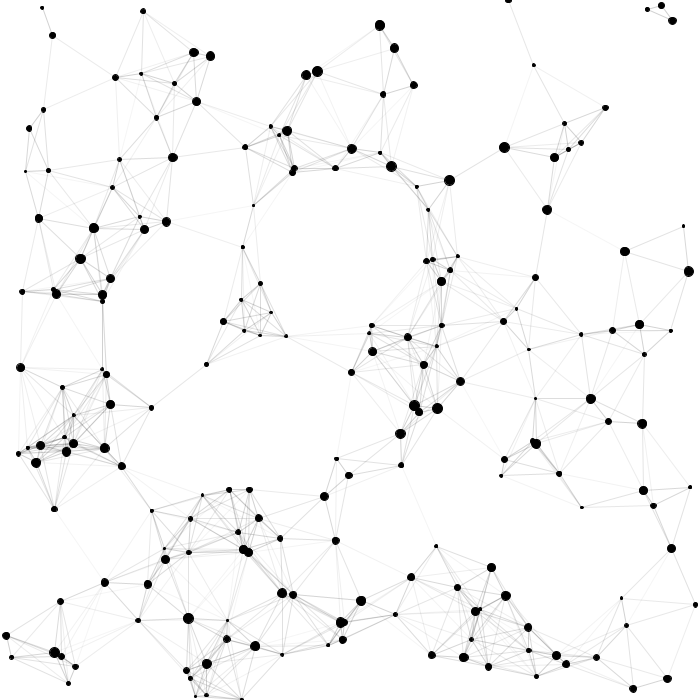
Frame 1 (no input)
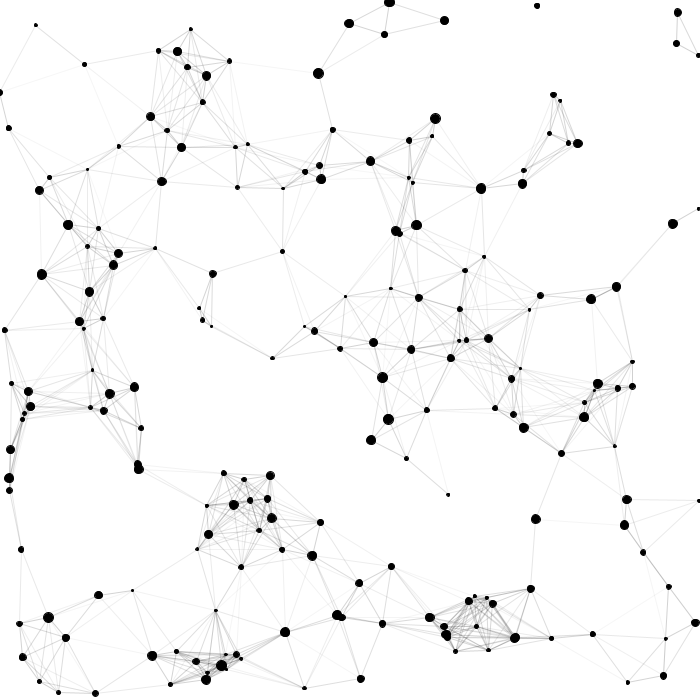
Frame 60 (the mouse pressed at the canvas centre just before this capture)
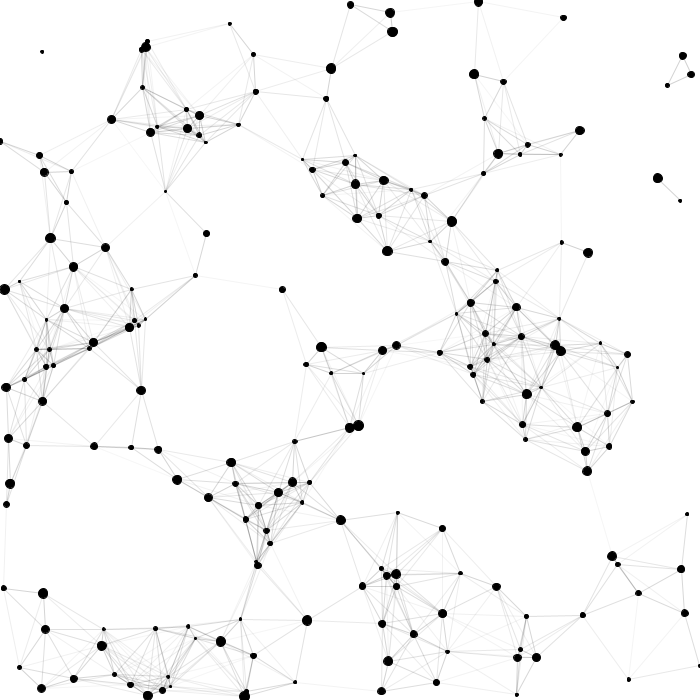
Frame 120 (the mouse held since frame 60 and released just before this capture)

The Processing sketch that drew these frames (run headless with seeded random() and noise(); from frame 60 on, the mouse is pressed at the canvas centre):

// Processing sketch: processing_184319
// ── processing_184319.pde

//import processing.pdf.*;

int imgNum = 7;

boolean record = false;
boolean md = false;

int numberOfNodes = 200;

Node[] nodes = new Node[numberOfNodes];

void setup() {

  //randomSeed(millis());
  size(700,700); 
  //smooth();
  strokeWeight(1);
  background(255);

  for(int i = 0; i<numberOfNodes; i++) {
   
    float x = random(width), y = random(height);
    nodes[i] = new Node( x + (noise(x*.001,y*.001)*2-1)*10, y + (noise(x*.001,y*.001)*2-1)*10);
  }
}

void draw() {

  //if(record) {
  //  beginRecord(PDF, "nodes4.pdf");
  //}


  background(255);
  for(int t = 0; t<numberOfNodes; t++) {
    nodes[t].display();
  }
  for(int i = 0; i<numberOfNodes-1; i++) {
    for(int c = i+1; c<numberOfNodes; c++) {

      float d = sq(nodes[c].x - nodes[i].x) + sq(nodes[c].y - nodes[i].y);

      if( d < pow(90,2)  ) {
        stroke(0, map(d, 0,pow(100,2), 50, 0)  );
        line(nodes[c].x,nodes[c].y,nodes[i].x,nodes[i].y);

        nodes[i].xv += .00005*(nodes[c].x-nodes[i].x)*nodes[c].radius/nodes[i].radius;
        nodes[i].yv += .00005*(nodes[c].y-nodes[i].y)*nodes[c].radius/nodes[i].radius;
      }
    }
  }

  //if(record) {
    //endRecord();
    //record = false;
  //}
}


void mousePressed() {
  md = true;
}

void mouseReleased() {
  md = false;
}

void keyPressed() {
  record = true;
}

class Node {

  float x,y,xv,yv,radius;

  Node(float xp, float yp) {

    this.radius = random(1,5);
    this.x = xp;
    this.y = yp;
    this.xv = random(-1,1);
    this.yv = random(-1,1);
  }

  void display() {

    this.xv *= .999;
    this.yv *= .999;

    this.x += this.xv;
    this.y += this.yv;

    if(this.x < 0) {
      this.xv+=.1;
    }
    if(this.x > width) {
      this.xv+=-.1;
    }
    if(this.y < 0) {
      this.yv+=.1;
    }
    if(this.y > height) {
      this.yv+=-.1;
    }

    if(this.xv < -5) {
      this.xv=-5;
    }
    if(this.xv > 5) {
      this.xv=5;
    }
    if(this.yv < -5) {
      this.yv=-5;
    }
    if(this.yv > 5) {
      this.yv=5;
    }

    fill(0,0,0);
    stroke(0,0,0);
    ellipse(x, y, radius*2, radius*2);
  }
}
